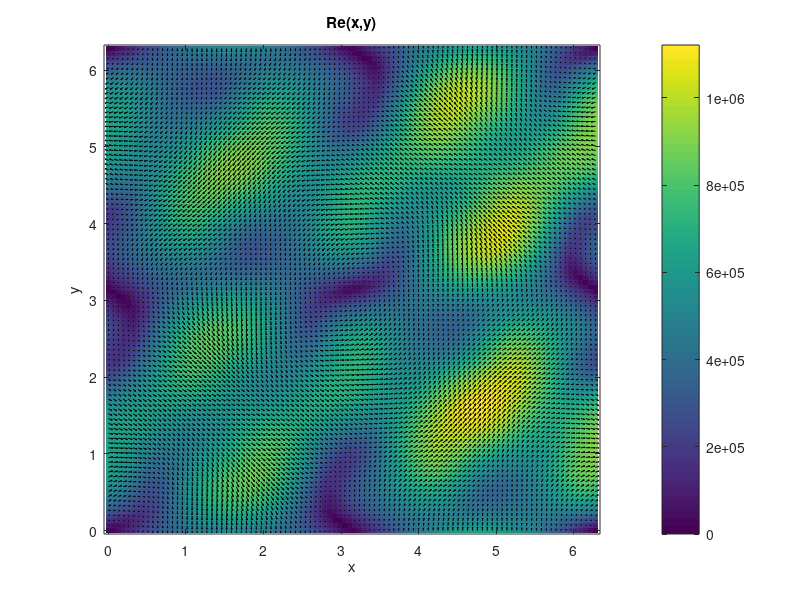

MATLAB code for this plot:
[x,y] = meshgrid(linspace(0,2*pi,100));
rho = 7900;
mu = 1e-1;
sigma = 0.072;
L = sqrt(max(x).^2 + max(y).^2);

u =  sin(y) + 0.5*cos(3*x).*sin(2*y);
v = -sin(x) + 0.5*sin(3*y).*cos(2*x);


speed = sqrt(u.^2 + v.^2);
Re = rho * speed .* L / mu;

figure
imagesc(x(1,:), y(:,1), Re)
set(gca,'YDir','normal')
colorbar
xlabel('x')
ylabel('y')
title('Re(x,y)')

hold on
quiver(x,y,u,v,'k')
hold off
